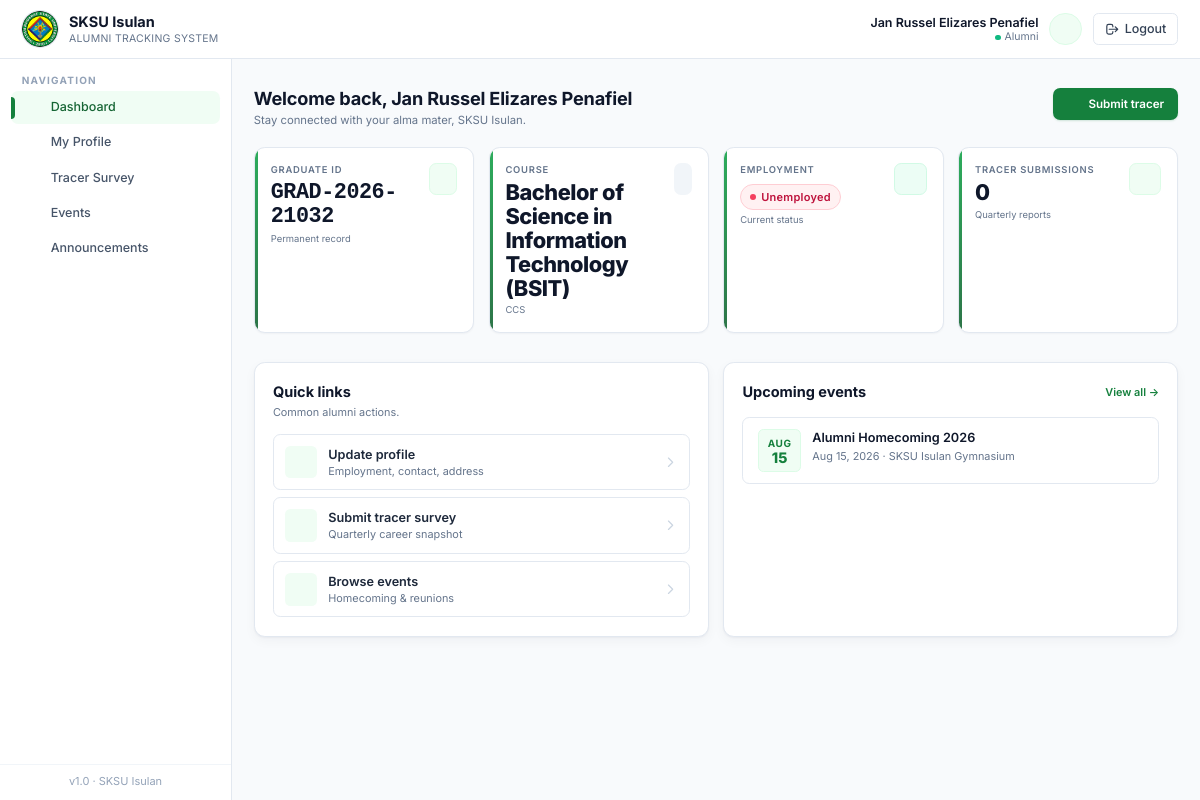
/pages/alumni/dashboard.php (signed in), run on the app's committed database.
### tables this page shows
CREATE TABLE `alumni` (
  `id` int(11) NOT NULL,
  `user_id` int(11) NOT NULL,
  `graduate_id` int(11) NOT NULL,
  `employment_status` enum('Employed','Unemployed','Self-Employed','Further Studies') DEFAULT 'Unemployed',
  `company_name` varchar(150) DEFAULT NULL,
  `job_title` varchar(120) DEFAULT NULL,
  `industry` varchar(120) DEFAULT NULL,
  `work_address` varchar(255) DEFAULT NULL,
  `monthly_income` decimal(10,2) DEFAULT NULL,
  `career_achievements` text DEFAULT NULL,
  `last_updated` datetime DEFAULT current_timestamp()
);

CREATE TABLE `graduates` (
  `id` int(11) NOT NULL,
  `student_id` int(11) NOT NULL,
  `graduate_id` varchar(30) NOT NULL,
  `course` varchar(120) DEFAULT NULL,
  `department` varchar(120) DEFAULT NULL,
  `academic_year` varchar(20) DEFAULT NULL,
  `graduation_date` date DEFAULT NULL,
  `honors` varchar(80) DEFAULT NULL,
  `approved_by` int(11) DEFAULT NULL,
  `approved_at` datetime DEFAULT current_timestamp()
);

CREATE TABLE `events` (
  `id` int(11) NOT NULL,
  `title` varchar(150) NOT NULL,
  `description` text DEFAULT NULL,
  `event_date` date NOT NULL,
  `event_time` time NOT NULL,
  `location` varchar(150) DEFAULT NULL,
  `capacity` int(11) DEFAULT 0,
  `created_by` int(11) DEFAULT NULL,
  `status` enum('upcoming','ongoing','completed','cancelled') DEFAULT 'upcoming',
  `created_at` datetime DEFAULT current_timestamp()
);

### includes/db.php (called while the page is built, shortened)
<?php
function db_select($conn, $sql, $types = '', $params = []) {
    $stmt = mysqli_prepare($conn, $sql);
    if (!empty($params)) {
        mysqli_stmt_bind_param($stmt, $types, ...$params);
    }
    mysqli_stmt_execute($stmt);
    $result = mysqli_stmt_get_result($stmt);
    $rows = [];
    while ($row = mysqli_fetch_assoc($result)) {
        $rows[] = $row;
    }
    return $rows;
}
function db_select_one($conn, $sql, $types = '', $params = []) {
    $rows = db_select($conn, $sql, $types, $params);
    return $rows[0] ?? null;
}
function e($value) {
    return htmlspecialchars((string)$value, ENT_QUOTES, 'UTF-8');
}

### includes/auth.php (called while the page is built, shortened)
<?php
require_once __DIR__ . '/db.php';
require_once __DIR__ . '/helpers.php';
function current_user_id() {
    return $_SESSION['user_id'] ?? null;
}

### pages/alumni/dashboard.php (the view, shortened to what this page needs)
<?php
require_once __DIR__ . '/../../includes/auth.php';
require_once __DIR__ . '/../../includes/helpers.php';
$uid = current_user_id();
$alumni = db_select_one($conn, "SELECT a.*, g.graduate_id, g.course, g.department, g.graduation_date FROM alumni a JOIN graduates g ON g.id=a.graduate_id WHERE a.user_id=?", 'i', [$uid]);
$events = db_select($conn, "SELECT * FROM events WHERE status='upcoming' ORDER BY event_date LIMIT 5");
$tracer = db_count($conn, 'tracer_reports', 'alumni_id=?', 'i', [$alumni['id'] ?? 0]);
include __DIR__ . '/../../templates/header.php';
include __DIR__ . '/../../templates/sidebar.php';
?>
<main class="flex-1 px-4 sm:px-6 py-8">
  <div class="page-head">
    <div>
      <h1>Welcome back, <?= e($_SESSION['full_name']) ?></h1>
      <p class="subtitle">Stay connected with your alma mater, SKSU Isulan.</p>
    </div>
    <a href="tracer.php" class="btn-primary">
      <?= icon('document','w-4 h-4') ?>
      Submit tracer
    </a>
  </div>
  <div class="grid sm:grid-cols-2 lg:grid-cols-4 gap-4">
    <div class="stat-card">
      <div class="flex items-start justify-between">
        <div>
          <div class="stat-label">Graduate ID</div>
          <div class="stat-value font-mono text-[1.1rem]"><?= e($alumni['graduate_id'] ?? '') ?></div>
          <div class="stat-sub">Permanent record</div>
        </div>
        <div class="w-9 h-9 rounded-lg bg-crimson-50 text-crimson-700 border border-crimson-100 flex items-center justify-center"><?= icon('cap','w-[18px] h-[18px]') ?></div>
      </div>
    </div>
    <div class="stat-card">
      <div class="flex items-start justify-between">
        <div>
          <div class="stat-label">Course</div>
          <div class="stat-value text-[1rem]"><?= e($alumni['course'] ?? '') ?></div>
          <div class="stat-sub"><?= e($alumni['department'] ?? '') ?></div>
        </div>
        <div class="w-9 h-9 rounded-lg bg-ink-100 text-ink-600 flex items-center justify-center"><?= icon('briefcase','w-[18px] h-[18px]') ?></div>
      </div>
    </div>
    <div class="stat-card">
      <div class="flex items-start justify-between">
        <div>
          <div class="stat-label">Employment</div>
          <div class="mt-2"><?= status_badge($alumni['employment_status'] ?? 'Unemployed') ?></div>
          <div class="stat-sub mt-2">Current status</div>
        </div>
        <div class="w-9 h-9 rounded-lg bg-emerald-50 text-emerald-700 border border-emerald-100 flex items-center justify-center"><?= icon('check-circle','w-[18px] h-[18px]') ?></div>
      </div>
    </div>
    <div class="stat-card">
      <div class="flex items-start justify-between">
        <div>
          <div class="stat-label">Tracer Submissions</div>
          <div class="stat-value"><?= $tracer ?></div>
          <div class="stat-sub">Quarterly reports</div>
        </div>
        <div class="w-9 h-9 rounded-lg bg-crimson-50 text-crimson-700 border border-crimson-100 flex items-center justify-center"><?= icon('document','w-[18px] h-[18px]') ?></div>
      </div>
    </div>
  </div>
  <div class="mt-8 grid lg:grid-cols-2 gap-4">
    <div class="card">
      <h3 class="font-bold text-ink-900">Quick links</h3>
      <p class="text-xs text-ink-500 mt-0.5 mb-4">Common alumni actions.</p>
      <div class="space-y-2">
        <a href="profile.php" class="group flex items-center gap-3 px-3 py-3 rounded-lg border border-ink-200 hover:border-crimson-200 hover:bg-crimson-50/40 transition">
          <span class="w-9 h-9 rounded-md bg-crimson-50 text-crimson-700 flex items-center justify-center"><?= icon('user','w-4 h-4') ?></span>
          <span class="flex-1">
            <span class="block text-sm font-semibold text-ink-800">Update profile</span>
            <span class="block text-xs text-ink-500">Employment, contact, address</span>
          </span>
          <svg class="w-4 h-4 text-ink-300 group-hover:text-crimson-600" fill="none" stroke="currentColor" viewBox="0 0 24 24"><path stroke-linecap="round" stroke-linejoin="round" stroke-width="2" d="M9 5l7 7-7 7"/></svg>
        </a>
        <a href="tracer.php" class="group flex items-center gap-3 px-3 py-3 rounded-lg border border-ink-200 hover:border-crimson-200 hover:bg-crimson-50/40 transition">
          <span class="w-9 h-9 rounded-md bg-crimson-50 text-crimson-700 flex items-center justify-center"><?= icon('document','w-4 h-4') ?></span>
          <span class="flex-1">
            <span class="block text-sm font-semibold text-ink-800">Submit tracer survey</span>
            <span class="block text-xs text-ink-500">Quarterly career snapshot</span>
          </span>
          <svg class="w-4 h-4 text-ink-300 group-hover:text-crimson-600" fill="none" stroke="currentColor" viewBox="0 0 24 24"><path stroke-linecap="round" stroke-linejoin="round" stroke-width="2" d="M9 5l7 7-7 7"/></svg>
        </a>
        <a href="events.php" class="group flex items-center gap-3 px-3 py-3 rounded-lg border border-ink-200 hover:border-crimson-200 hover:bg-crimson-50/40 transition">
          <span class="w-9 h-9 rounded-md bg-crimson-50 text-crimson-700 flex items-center justify-center"><?= icon('sparkles','w-4 h-4') ?></span>
          <span class="flex-1">
            <span class="block text-sm font-semibold text-ink-800">Browse events</span>
            <span class="block text-xs text-ink-500">Homecoming &amp; reunions</span>
          </span>
          <svg class="w-4 h-4 text-ink-300 group-hover:text-crimson-600" fill="none" stroke="currentColor" viewBox="0 0 24 24"><path stroke-linecap="round" stroke-linejoin="round" stroke-width="2" d="M9 5l7 7-7 7"/></svg>
        </a>
      </div>
    </div>
    <div class="card">
      <div class="flex items-center justify-between">
        <h3 class="font-bold text-ink-900">Upcoming events</h3>
        <a href="events.php" class="text-xs font-semibold text-crimson-700 hover:underline">View all &rarr;</a>
      </div>
      <ul class="mt-4 space-y-3">
        <?php foreach ($events as $ev): ?>
          <li class="rounded-lg border border-ink-200 bg-white px-4 py-3 flex items-start gap-3 hover:border-crimson-200 transition">
            <div class="shrink-0 w-12 text-center rounded-md bg-crimson-50 text-crimson-700 border border-crimson-100 py-1.5">
              <div class="text-[10px] uppercase font-bold tracking-wider"><?= date('M', strtotime($ev['event_date'])) ?></div>
              <div class="text-base font-extrabold leading-none"><?= date('d', strtotime($ev['event_date'])) ?></div>
            </div>
            <div class="min-w-0 flex-1">
              <div class="font-semibold text-sm text-ink-900 truncate"><?= e($ev['title']) ?></div>
              <div class="text-xs text-ink-500 mt-0.5"><?= fmt_date($ev['event_date']) ?> &middot; <?= e($ev['location']) ?></div>
            </div>
          </li>
        <?php endforeach; ?>
      </ul>
    </div>
  </div>
</main>
<?php include __DIR__ . '/../../templates/footer.php'; ?>

### includes/helpers.php (shortened to what this page needs)
<?php
require_once __DIR__ . '/icons.php';
function fmt_date($date) {
    return date('M d, Y', strtotime($date));
}
function status_badge($status) {
    $status = strtolower((string)$status);
    $map = [
        'pending'        => ['bg-amber-50',   'text-amber-700',   'border-amber-200',   '#f59e0b'],
        'approved'       => ['bg-emerald-50', 'text-emerald-700', 'border-emerald-200', '#10b981'],
        'rejected'       => ['bg-rose-50',    'text-rose-700',    'border-rose-200',    '#f43f5e'],
        'active'         => ['bg-emerald-50', 'text-emerald-700', 'border-emerald-200', '#10b981'],
        'inactive'       => ['bg-slate-100',  'text-slate-700',   'border-slate-200',   '#94a3b8'],
        'paid'           => ['bg-emerald-50', 'text-emerald-700', 'border-emerald-200', '#10b981'],
        'refunded'       => ['bg-sky-50',     'text-sky-700',     'border-sky-200',     '#0ea5e9'],
        'scheduled'      => ['bg-sky-50',     'text-sky-700',     'border-sky-200',     '#0ea5e9'],
        'attended'       => ['bg-emerald-50', 'text-emerald-700', 'border-emerald-200', '#10b981'],
        'cancelled'      => ['bg-rose-50',    'text-rose-700',    'border-rose-200',    '#f43f5e'],
        'employed'       => ['bg-emerald-50', 'text-emerald-700', 'border-emerald-200', '#10b981'],
        'unemployed'     => ['bg-rose-50',    'text-rose-700',    'border-rose-200',    '#f43f5e'],
        'self-employed'  => ['bg-indigo-50',  'text-indigo-700',  'border-indigo-200',  '#6366f1'],
        'further studies'=> ['bg-violet-50',  'text-violet-700',  'border-violet-200',  '#8b5cf6'],
        'upcoming'       => ['bg-sky-50',     'text-sky-700',     'border-sky-200',     '#0ea5e9'],
        'ongoing'        => ['bg-amber-50',   'text-amber-700',   'border-amber-200',   '#f59e0b'],
        'completed'      => ['bg-emerald-50', 'text-emerald-700', 'border-emerald-200', '#10b981'],
    ];
    [$bg, $tx, $br, $dot] = $map[$status] ?? ['bg-slate-50','text-slate-700','border-slate-200','#94a3b8'];
    $label = e(ucfirst($status));
    return '<span class="inline-flex items-center gap-1.5 px-2.5 py-1 rounded-full text-[11px] font-semibold tracking-wide border '
        . $bg . ' ' . $tx . ' ' . $br . '">'
        . '<span class="w-1.5 h-1.5 rounded-full" style="background:' . $dot . '"></span>'
        . $label . '</span>';
}
function db_count($conn, $table, $where = '1', $types = '', $params = []) {
    $sql = "SELECT COUNT(*) AS cnt FROM {$table} WHERE {$where}";
    $row = db_select_one($conn, $sql, $types, $params);
    return (int)($row['cnt'] ?? 0);
}

### assets/css/app.css (style rules this page uses)
:root { --crimson-50:#f0fdf4; --crimson-100:#dcfce7; --crimson-200:#bbf7d0; --crimson-300:#86efac; --crimson-400:#4ade80; --crimson-500:#22c55e; --crimson-600:#16a34a; --crimson-700:#15803d; --crimson-800:#166534; --crimson-900:#14532d; --ink-50:#f8fafc; --ink-100:#f1f5f9; --ink-200:#e2e8f0; --ink-300:#cbd5e1; --ink-400:#94a3b8; --ink-500:#64748b; --ink-600:#475569; --ink-700:#334155; --ink-800:#1e293b; --ink-900:#0f172a; }
html { font-size: 14.5px; }
html, body { font-family: 'Inter', ui-sans-serif, system-ui, -apple-system, 'Segoe UI', Roboto, sans-serif; }
body { color: var(--ink-800); background: var(--ink-50); line-height: 1.5; }
.card { background:#fff; border-radius: 0.75rem; border:1px solid var(--ink-200); box-shadow: 0 1px 2px rgba(15,23,42,0.04), 0 4px 12px rgba(15,23,42,0.04); padding:1.25rem; transition: box-shadow .2s ease, transform .2s ease, border-color .2s ease; }
.stat-card { background:#fff; border:1px solid var(--ink-200); border-radius: 0.75rem; padding: 1rem 1.1rem; box-shadow: 0 1px 2px rgba(15,23,42,0.04); position: relative; overflow: hidden; }
.stat-card::before { content:""; position:absolute; inset:0 auto 0 0; width:3px; background: linear-gradient(180deg, var(--crimson-600), var(--crimson-800)); opacity:0.9; }
.stat-card .stat-label { font-size: 0.65rem; text-transform: uppercase; letter-spacing: 0.08em; font-weight: 600; color: var(--ink-500); }
.stat-card .stat-value { font-size: 1.5rem; font-weight: 800; color: var(--ink-900); line-height: 1.1; margin-top: .3rem; letter-spacing: -0.02em; }
.stat-card .stat-sub { font-size: 0.65rem; color: var(--ink-500); margin-top: .2rem; }
.btn-primary, .btn-secondary, .btn-ghost, .btn-danger { display: inline-flex; align-items: center; justify-content: center; gap: 0.45rem; font-weight: 600; font-size: 0.8rem; padding: 0.55rem 0.9rem; border-radius: 0.5rem; transition: background .15s ease, color .15s ease, border-color .15s ease, box-shadow .15s ease, transform .05s ease; border: 1px solid transparent; cursor: pointer; line-height: 1.25; }
.btn-primary { background: var(--crimson-700); color:#fff; box-shadow: 0 1px 2px rgba(21,128,61,0.18); }
.page-head { display:flex; align-items: flex-start; justify-content: space-between; gap: 1rem; margin-bottom: 1.25rem; flex-wrap: wrap; }
.page-head h1 { font-size: 1.25rem; font-weight: 700; color: var(--ink-900); letter-spacing: -0.01em; line-height: 1.2; }
.page-head .subtitle { font-size: 0.78rem; color: var(--ink-500); margin-top: 0.15rem; }

### data on the page
alumni: graduate.graduate_id "GRAD-2026-21032", graduate.course "Bachelor of Science in Information Technology (BSIT)", graduate.department "CCS", employment_status "Unemployed"
events: event_date "AUG", event_date "15", title "Alumni Homecoming 2026", event_date "Aug 15, 2026", location "SKSU Isulan Gymnasium"

### other printed values
$_SESSION['full_name'] "Jan Russel Elizares Penafiel"
$_role "Alumni"
$label "Dashboard"
$label "My Profile"
$label "Tracer Survey"
$label "Events"
$label "Announcements"
$tracer "0"
